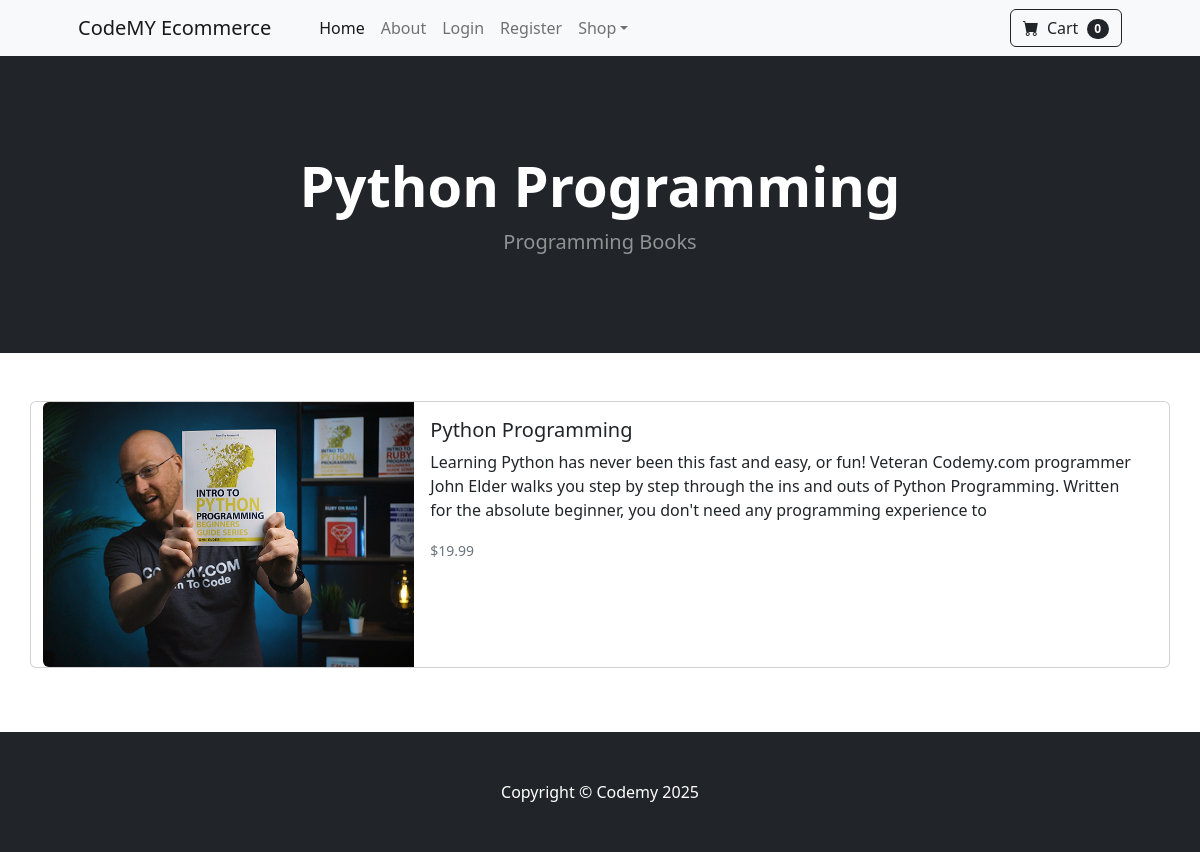
The app's page /product/3 with its own data.
### store/models.py (models this page shows, shortened)
class Product(models.Model):
    name = models.CharField(max_length=100)
    price = models.DecimalField(default=0, decimal_places=2, max_digits=6)
    category = models.ForeignKey(Category, on_delete=models.CASCADE, default=1)
    description = models.CharField(max_length=250, default='', blank=True, null=True)
    image = models.ImageField(upload_to='uploads/product')
    is_sale = models.BooleanField(default=False)
    sale_price = models.DecimalField(default=0,decimal_places=2,max_digits=6)

class Category(models.Model):
    name = models.CharField(max_length=50)
    def __str__(self):
        return self.name
    class Meta:
        verbose_name_plural = 'categories'

### store/views.py (the view)
# urls.py: path("product/<int:pk>", views.product, name='product'),
def product(request,pk):
    product=Product.objects.get(id=pk)
    return render(request, 'product.html', {'product': product})

### store/context_processors.py (called while the page is built)
def categories(request):
    categories = Category.objects.all()
    for category in categories:
        category.slug = category.name.replace(' ','-')  # Converts spaces to hyphens
    return {'categories': categories}

### store/templates/product.html
{% extends 'base.html' %}
{% block content %}
<header class="bg-dark py-5">
    <div class="container px-4 px-lg-5 my-5">
        <div class="text-center text-white">
            <h1 class="display-4 fw-bolder">{{product.name}}</h1>
            <p class="lead fw-normal text-white-50 mb-0">{{product.category}}</p>
        </div>
    </div>
</header>
<section class="py-5">
    <div class="container">
        <div class="row">
            <div class="card mb-3">
                <div class="row g-0">
                    <div class="col-md-4">
                        <img src="{{product.image.url}}" class="img-fluid rounded-start" alt="...">
                    </div>
                    <div class="col-md-8">
                        <div class="card-body">
                            <h5 class="card-title">{{product.name}}</h5>
                            <p class="card-text">{{product.description}}</p>
                            <p class="card-text">
                                <small class="text-muted">
                                    {% if product.is_sale %}
                                    <strike>${{product.price}}</strike><br>
                                    ${{product.sale_price}}
                                    {% else %}
                                    ${{product.price}}
                                    {% endif %}
                                </small>
                            </p>
                        </div>
                    </div>
                </div>
            </div>
        </div>
    </div>
</section>
{% endblock %}

### records on screen
Product: name "Python Programming", category "Programming Books", image (picture), description "Learning Python has never been this fast and easy, or fun! Veteran Codemy.com programmer John Elder walks you step by step through the ins and outs of Python Programming. Written for the absolute beginner, you don't need any programming experience to", price "19.99"
